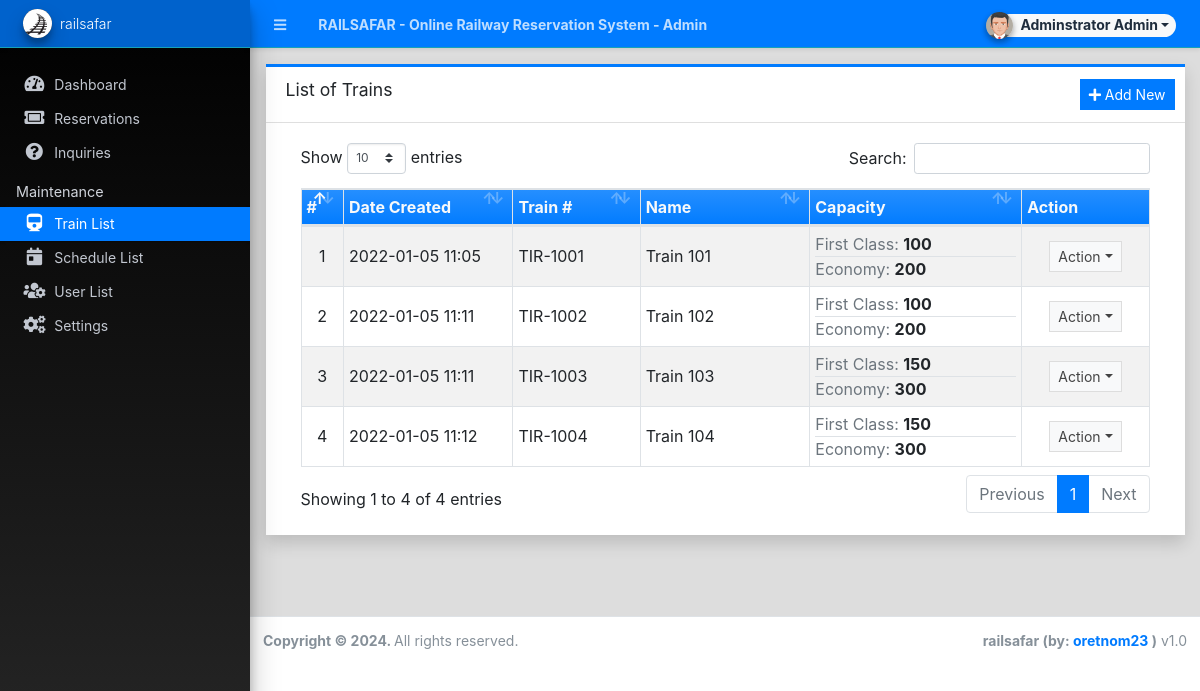
Screenshot of /admin/?page=trains (signed in) with the database file from the repository.
### tables this page shows
CREATE TABLE `train_list` (
  `id` int(30) NOT NULL,
  `code` varchar(100) NOT NULL,
  `name` text NOT NULL,
  `first_class_capacity` float NOT NULL DEFAULT 0,
  `economy_capacity` float NOT NULL DEFAULT 0,
  `delete_flag` tinyint(1) NOT NULL DEFAULT 0,
  `date_created` datetime NOT NULL DEFAULT current_timestamp(),
  `date_updated` datetime DEFAULT NULL ON UPDATE current_timestamp()
);

### admin/trains/index.php (the view, shortened to what this page needs)
<div class="card card-outline card-primary rounded-0 shadow">
	<div class="card-header">
		<h3 class="card-title">List of Trains</h3>
		<div class="card-tools">
			<a href="javascript:void(0)" id="create_new" class="btn btn-flat btn-sm btn-primary"><span class="fas fa-plus"></span>  Add New</a>
		</div>
	</div>
	<div class="card-body">
		<div class="container-fluid">
        <div class="container-fluid">
			<table class="table table-bordered table-hover table-striped">
				<colgroup>
					<col width="5%">
					<col width="20%">
					<col width="15%">
					<col width="20%">
					<col width="25%">
					<col width="15%">
				</colgroup>
				<thead>
					<tr class="bg-gradient-primary text-light">
						<th>#</th>
						<th>Date Created</th>
						<th>Train #</th>
						<th>Name</th>
						<th>Capacity</th>
						<th>Action</th>
					</tr>
				</thead>
				<tbody>
					<?php
						$i = 1;
						$qry = $conn->query("SELECT * from `train_list` where delete_flag = 0 order by `name` asc ");
						while($row = $qry->fetch_assoc()):
					?>
						<tr>
							<td class="text-center"><?php echo $i++; ?></td>
							<td class=""><?php echo date("Y-m-d H:i",strtotime($row['date_created'])) ?></td>
							<td class=""><?php echo $row['code'] ?></td>
							<td class=""><p class="m-0 truncate-1"><?php echo $row['name'] ?></p></td>
							<td class="px-0">
								<div class="border-bottom"><span class="text-muted">First Class:</span> <b><?= number_format($row['first_class_capacity']) ?></b></div>
								<span class="text-muted">Economy:</span> <b><?= number_format($row['economy_capacity']) ?></b>
							</td>
							<td align="center">
								 <button type="button" class="btn btn-flat btn-default btn-sm dropdown-toggle dropdown-icon" data-toggle="dropdown">
				                  		Action
				                  </button>
							</td>
						</tr>
					<?php endwhile; ?>
				</tbody>
			</table>
		</div>
		</div>
	</div>
</div>

### rows the page displays
train_list: date_created "2022-01-05 11:05", code "TIR-1001", name "Train 101", first_class_capacity "100", economy_capacity "200"
train_list: date_created "2022-01-05 11:11", code "TIR-1002", name "Train 102", first_class_capacity "100", economy_capacity "200"
train_list: date_created "2022-01-05 11:11", code "TIR-1003", name "Train 103", first_class_capacity "150", economy_capacity "300"
train_list: date_created "2022-01-05 11:12", code "TIR-1004", name "Train 104", first_class_capacity "150", economy_capacity "300"

### other values shown
$_settings->info('name') "RAILSAFAR - Online Railway Reservation System"
$_settings->userdata('firstname').' '.$_settings->userdata('lastname') "Adminstrator Admin"
$_settings->info('short_name') "railsafar"
